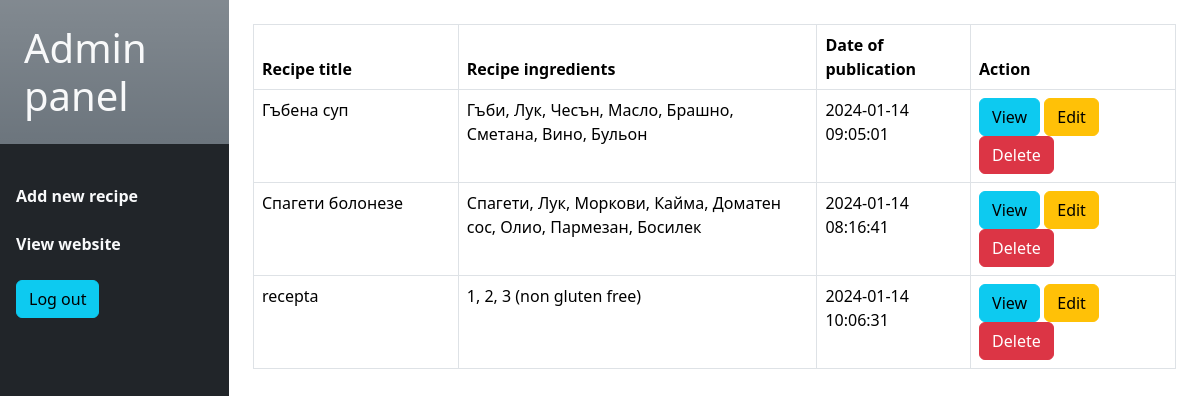
Page /admin/index.php (signed in) on the committed database.
### tables this page shows
CREATE TABLE `recipes` (
  `id` int(11) NOT NULL,
  `title` varchar(255) DEFAULT 'Untitled',
  `ingredients` text DEFAULT 'No ingredients',
  `instructions` mediumtext DEFAULT 'No instructions',
  `date` datetime NOT NULL DEFAULT current_timestamp()
);

### admin/index.php (the view, shortened to what this page needs)
<?php
include("templates/header.php");
?>
<div class="recipe-list w-100 p-4">
    <table class="table table-bordered">
        <thead>
            <tr>
                <th style="width:20%;">Recipe title</th>
                <th style="width:35%;">Recipe ingredients</th>
                <th style="width:15%;">Date of publication</th>
                <th style="width:20%;">Action</th>
            </tr>
        </thead>
        <tbody>
            <?php include('../connectDB.php');
            $sqlSelect = "SELECT * FROM recipes";
            $result = mysqli_query($conn, $sqlSelect);
            while ($data = mysqli_fetch_array($result)) {
            ?>
                <tr>
                    <td><?php echo $data["title"] ?></td>
                    <td><?php echo $data["ingredients"] ?></td>
                    <td><?php echo $data["date"] ?></td>
                    <td>
                        <a class="btn btn-info" href="view.php?id=<?php echo $data["id"] ?>">View</a>
                        <a class="btn btn-warning" href="edit.php?id=<?php echo $data["id"] ?>">Edit</a>
                        <a class="btn btn-danger" href="delete.php?id=<?php echo $data["id"] ?>">Delete</a>
                    </td>
                </tr>
            <?php
            }
            ?>
        </tbody>
    </table>
</div>
<?php
include("templates/footer.php");

### rows in the picture
recipes: title "Гъбена суп", ingredients "Гъби, Лук, Чесън, Масло, Брашно, Сметана, Вино, Бульон", date "2024-01-14 09:05:01"
recipes: title "Спагети болонезе", ingredients "Спагети, Лук, Моркови, Кайма, Доматен сос, Олио, Пармезан, Босилек", date "2024-01-14 08:16:41"
recipes: title "recepta", ingredients "1, 2, 3 (non gluten free)", date "2024-01-14 10:06:31"
